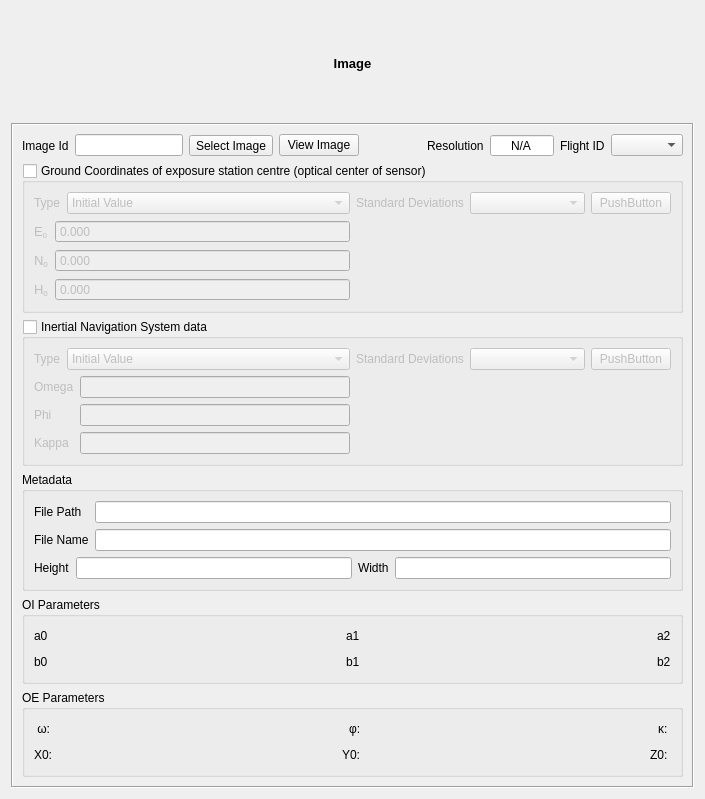
<?xml version="1.0" encoding="UTF-8"?>
<ui version="4.0">
 <class>ImageView</class>
 <widget class="QWidget" name="ImageView">
  <property name="geometry">
   <rect>
    <x>0</x>
    <y>0</y>
    <width>705</width>
    <height>799</height>
   </rect>
  </property>
  <property name="windowTitle">
   <string>Form</string>
  </property>
  <layout class="QVBoxLayout" name="verticalLayout_16">
   <item>
    <widget class="QLabel" name="label_8">
     <property name="text">
      <string>&lt;!DOCTYPE HTML PUBLIC &quot;-//W3C//DTD HTML 4.0//EN&quot; &quot;http://www.w3.org/TR/REC-html40/strict.dtd&quot;&gt;
&lt;html&gt;&lt;head&gt;&lt;meta name=&quot;qrichtext&quot; content=&quot;1&quot; /&gt;&lt;style type=&quot;text/css&quot;&gt;
p, li { white-space: pre-wrap; }
&lt;/style&gt;&lt;/head&gt;&lt;body style=&quot; font-family:'Sans'; font-size:10pt; font-weight:400; font-style:normal;&quot;&gt;
&lt;p style=&quot; margin-top:0px; margin-bottom:0px; margin-left:0px; margin-right:0px; -qt-block-indent:0; text-indent:0px;&quot;&gt;&lt;span style=&quot; font-weight:600;&quot;&gt;Image&lt;/span&gt;&lt;/p&gt;&lt;/body&gt;&lt;/html&gt;</string>
     </property>
     <property name="alignment">
      <set>Qt::AlignCenter</set>
     </property>
    </widget>
   </item>
   <item>
    <widget class="QFrame" name="frame">
     <property name="frameShape">
      <enum>QFrame::Box</enum>
     </property>
     <property name="frameShadow">
      <enum>QFrame::Sunken</enum>
     </property>
     <layout class="QVBoxLayout" name="verticalLayout_15">
      <item>
       <layout class="QHBoxLayout" name="horizontalLayout_10">
        <item>
         <widget class="QLabel" name="label">
          <property name="text">
           <string>Image Id</string>
          </property>
         </widget>
        </item>
        <item>
         <widget class="QLineEdit" name="imageIDLine"/>
        </item>
        <item>
         <widget class="QToolButton" name="fileImageButton">
          <property name="text">
           <string>Select Image</string>
          </property>
         </widget>
        </item>
        <item>
         <widget class="QPushButton" name="viewButton">
          <property name="text">
           <string>View Image</string>
          </property>
         </widget>
        </item>
        <item>
         <spacer name="horizontalSpacer">
          <property name="orientation">
           <enum>Qt::Horizontal</enum>
          </property>
          <property name="sizeHint" stdset="0">
           <size>
            <width>40</width>
            <height>20</height>
           </size>
          </property>
         </spacer>
        </item>
        <item>
         <widget class="QLabel" name="label_7">
          <property name="text">
           <string>Resolution</string>
          </property>
         </widget>
        </item>
        <item>
         <widget class="QSpinBox" name="resolutionSpin">
          <property name="autoFillBackground">
           <bool>false</bool>
          </property>
          <property name="alignment">
           <set>Qt::AlignCenter</set>
          </property>
          <property name="buttonSymbols">
           <enum>QAbstractSpinBox::NoButtons</enum>
          </property>
          <property name="specialValueText">
           <string>N/A</string>
          </property>
          <property name="accelerated">
           <bool>true</bool>
          </property>
          <property name="suffix">
           <string> dpi</string>
          </property>
          <property name="minimum">
           <number>0</number>
          </property>
          <property name="maximum">
           <number>10000</number>
          </property>
          <property name="value">
           <number>0</number>
          </property>
         </widget>
        </item>
        <item>
         <widget class="QLabel" name="label_6">
          <property name="text">
           <string>Flight ID</string>
          </property>
         </widget>
        </item>
        <item>
         <widget class="QComboBox" name="flightIdComboBox"/>
        </item>
       </layout>
      </item>
      <item>
       <widget class="QGroupBox" name="gnssGroup">
        <property name="minimumSize">
         <size>
          <width>0</width>
          <height>100</height>
         </size>
        </property>
        <property name="title">
         <string>Ground Coordinates of exposure station centre (optical center of sensor)</string>
        </property>
        <property name="checkable">
         <bool>true</bool>
        </property>
        <property name="checked">
         <bool>false</bool>
        </property>
        <layout class="QHBoxLayout" name="horizontalLayout_6" stretch="1,1">
         <item>
          <layout class="QVBoxLayout" name="verticalLayout_8">
           <item>
            <layout class="QHBoxLayout" name="horizontalLayout_11" stretch="0,1">
             <item>
              <widget class="QLabel" name="label_11">
               <property name="text">
                <string>Type</string>
               </property>
              </widget>
             </item>
             <item>
              <widget class="QComboBox" name="gnssTypeComboBox">
               <item>
                <property name="text">
                 <string>Initial Value</string>
                </property>
               </item>
               <item>
                <property name="text">
                 <string>Fixed Value</string>
                </property>
               </item>
               <item>
                <property name="text">
                 <string>Not Considered</string>
                </property>
               </item>
              </widget>
             </item>
            </layout>
           </item>
           <item>
            <layout class="QHBoxLayout" name="horizontalLayout_5" stretch="0,1">
             <item>
              <layout class="QVBoxLayout" name="verticalLayout_6">
               <item>
                <widget class="QLabel" name="label_17">
                 <property name="text">
                  <string>&lt;!DOCTYPE HTML PUBLIC &quot;-//W3C//DTD HTML 4.0//EN&quot; &quot;http://www.w3.org/TR/REC-html40/strict.dtd&quot;&gt;
&lt;html&gt;&lt;head&gt;&lt;meta name=&quot;qrichtext&quot; content=&quot;1&quot; /&gt;&lt;style type=&quot;text/css&quot;&gt;
p, li { white-space: pre-wrap; }
&lt;/style&gt;&lt;/head&gt;&lt;body style=&quot; font-family:'Sans'; font-size:10pt; font-weight:400; font-style:normal;&quot;&gt;
&lt;table style=&quot;-qt-table-type: root; margin-top:4px; margin-bottom:4px; margin-left:4px; margin-right:4px;&quot;&gt;
&lt;tr&gt;
&lt;td style=&quot;border: none;&quot;&gt;
&lt;p style=&quot; margin-top:0px; margin-bottom:0px; margin-left:0px; margin-right:0px; -qt-block-indent:0; text-indent:0px;&quot;&gt;E&lt;span style=&quot; vertical-align:sub;&quot;&gt;0&lt;/span&gt;&lt;/p&gt;&lt;/td&gt;&lt;/tr&gt;&lt;/table&gt;&lt;/body&gt;&lt;/html&gt;</string>
                 </property>
                </widget>
               </item>
               <item>
                <widget class="QLabel" name="label_18">
                 <property name="text">
                  <string>&lt;!DOCTYPE HTML PUBLIC &quot;-//W3C//DTD HTML 4.0//EN&quot; &quot;http://www.w3.org/TR/REC-html40/strict.dtd&quot;&gt;
&lt;html&gt;&lt;head&gt;&lt;meta name=&quot;qrichtext&quot; content=&quot;1&quot; /&gt;&lt;style type=&quot;text/css&quot;&gt;
p, li { white-space: pre-wrap; }
&lt;/style&gt;&lt;/head&gt;&lt;body style=&quot; font-family:'Sans'; font-size:10pt; font-weight:400; font-style:normal;&quot;&gt;
&lt;table style=&quot;-qt-table-type: root; margin-top:4px; margin-bottom:4px; margin-left:4px; margin-right:4px;&quot;&gt;
&lt;tr&gt;
&lt;td style=&quot;border: none;&quot;&gt;
&lt;p style=&quot; margin-top:0px; margin-bottom:0px; margin-left:0px; margin-right:0px; -qt-block-indent:0; text-indent:0px;&quot;&gt;N&lt;span style=&quot; vertical-align:sub;&quot;&gt;0&lt;/span&gt;&lt;/p&gt;&lt;/td&gt;&lt;/tr&gt;&lt;/table&gt;&lt;/body&gt;&lt;/html&gt;</string>
                 </property>
                </widget>
               </item>
               <item>
                <widget class="QLabel" name="label_19">
                 <property name="text">
                  <string>&lt;!DOCTYPE HTML PUBLIC &quot;-//W3C//DTD HTML 4.0//EN&quot; &quot;http://www.w3.org/TR/REC-html40/strict.dtd&quot;&gt;
&lt;html&gt;&lt;head&gt;&lt;meta name=&quot;qrichtext&quot; content=&quot;1&quot; /&gt;&lt;style type=&quot;text/css&quot;&gt;
p, li { white-space: pre-wrap; }
&lt;/style&gt;&lt;/head&gt;&lt;body style=&quot; font-family:'Sans'; font-size:10pt; font-weight:400; font-style:normal;&quot;&gt;
&lt;table style=&quot;-qt-table-type: root; margin-top:4px; margin-bottom:4px; margin-left:4px; margin-right:4px;&quot;&gt;
&lt;tr&gt;
&lt;td style=&quot;border: none;&quot;&gt;
&lt;p style=&quot; margin-top:0px; margin-bottom:0px; margin-left:0px; margin-right:0px; -qt-block-indent:0; text-indent:0px;&quot;&gt;H&lt;span style=&quot; vertical-align:sub;&quot;&gt;0&lt;/span&gt;&lt;/p&gt;&lt;/td&gt;&lt;/tr&gt;&lt;/table&gt;&lt;/body&gt;&lt;/html&gt;</string>
                 </property>
                </widget>
               </item>
              </layout>
             </item>
             <item>
              <layout class="QVBoxLayout" name="verticalLayout_7">
               <item>
                <widget class="br::uerj::eng::efoto::EfotoDoubleSpinBox" name="eDoubleSpinBox_2">
                 <property name="buttonSymbols">
                  <enum>QAbstractSpinBox::NoButtons</enum>
                 </property>
                 <property name="accelerated">
                  <bool>true</bool>
                 </property>
                 <property name="decimals">
                  <number>3</number>
                 </property>
                 <property name="minimum">
                  <double>0.000000000000000</double>
                 </property>
                 <property name="maximum">
                  <double>999999.000000000000000</double>
                 </property>
                 <property name="value">
                  <double>0.000000000000000</double>
                 </property>
                </widget>
               </item>
               <item>
                <widget class="br::uerj::eng::efoto::EfotoDoubleSpinBox" name="nDoubleSpinBox_2">
                 <property name="buttonSymbols">
                  <enum>QAbstractSpinBox::NoButtons</enum>
                 </property>
                 <property name="accelerated">
                  <bool>true</bool>
                 </property>
                 <property name="decimals">
                  <number>3</number>
                 </property>
                 <property name="minimum">
                  <double>0.000000000000000</double>
                 </property>
                 <property name="maximum">
                  <double>9999999.000000000000000</double>
                 </property>
                </widget>
               </item>
               <item>
                <widget class="br::uerj::eng::efoto::EfotoDoubleSpinBox" name="hDoubleSpinBox_2">
                 <property name="buttonSymbols">
                  <enum>QAbstractSpinBox::NoButtons</enum>
                 </property>
                 <property name="accelerated">
                  <bool>true</bool>
                 </property>
                 <property name="decimals">
                  <number>3</number>
                 </property>
                 <property name="minimum">
                  <double>-999.000000000000000</double>
                 </property>
                 <property name="maximum">
                  <double>9999.000000000000000</double>
                 </property>
                </widget>
               </item>
              </layout>
             </item>
            </layout>
           </item>
          </layout>
         </item>
         <item>
          <layout class="QVBoxLayout" name="verticalLayout_9">
           <item>
            <layout class="QHBoxLayout" name="horizontalLayout_8" stretch="0,1,0">
             <item>
              <widget class="QLabel" name="label_9">
               <property name="text">
                <string>Standard Deviations</string>
               </property>
              </widget>
             </item>
             <item>
              <widget class="br::uerj::eng::efoto::SigmaFormTypeSelector" name="gnssSigmaSelector"/>
             </item>
             <item>
              <widget class="br::uerj::eng::efoto::SigmaFormDialogButton" name="gnssSigmaDialogButton">
               <property name="text">
                <string>PushButton</string>
               </property>
              </widget>
             </item>
            </layout>
           </item>
           <item>
            <widget class="br::uerj::eng::efoto::SigmaFormContent" name="gnssSigmaContent">
             <property name="frameShape">
              <enum>QFrame::NoFrame</enum>
             </property>
             <property name="frameShadow">
              <enum>QFrame::Raised</enum>
             </property>
             <property name="lineWidth">
              <number>0</number>
             </property>
            </widget>
           </item>
          </layout>
         </item>
        </layout>
       </widget>
      </item>
      <item>
       <widget class="QGroupBox" name="insGroup">
        <property name="minimumSize">
         <size>
          <width>0</width>
          <height>100</height>
         </size>
        </property>
        <property name="title">
         <string>Inertial Navigation System data</string>
        </property>
        <property name="checkable">
         <bool>true</bool>
        </property>
        <property name="checked">
         <bool>false</bool>
        </property>
        <layout class="QHBoxLayout" name="horizontalLayout_9" stretch="1,1">
         <item>
          <layout class="QVBoxLayout" name="verticalLayout_3">
           <item>
            <layout class="QHBoxLayout" name="horizontalLayout_12" stretch="0,1">
             <item>
              <widget class="QLabel" name="label_12">
               <property name="text">
                <string>Type</string>
               </property>
              </widget>
             </item>
             <item>
              <widget class="QComboBox" name="insTypeComboBox">
               <item>
                <property name="text">
                 <string>Initial Value</string>
                </property>
               </item>
               <item>
                <property name="text">
                 <string>Fixed Value</string>
                </property>
               </item>
               <item>
                <property name="text">
                 <string>Not Considered</string>
                </property>
               </item>
              </widget>
             </item>
            </layout>
           </item>
           <item>
            <layout class="QHBoxLayout" name="horizontalLayout" stretch="0,1">
             <item>
              <layout class="QVBoxLayout" name="verticalLayout_2">
               <item>
                <widget class="QLabel" name="label_20">
                 <property name="text">
                  <string>Omega</string>
                 </property>
                </widget>
               </item>
               <item>
                <widget class="QLabel" name="label_21">
                 <property name="text">
                  <string>Phi</string>
                 </property>
                </widget>
               </item>
               <item>
                <widget class="QLabel" name="label_22">
                 <property name="text">
                  <string>Kappa</string>
                 </property>
                </widget>
               </item>
              </layout>
             </item>
             <item>
              <layout class="QVBoxLayout" name="verticalLayout_5">
               <item>
                <widget class="br::uerj::eng::efoto::DmsEdit" name="omegaDmsEdit"/>
               </item>
               <item>
                <widget class="br::uerj::eng::efoto::DmsEdit" name="phiDmsEdit"/>
               </item>
               <item>
                <widget class="br::uerj::eng::efoto::DmsEdit" name="kappaDmsEdit"/>
               </item>
              </layout>
             </item>
            </layout>
           </item>
          </layout>
         </item>
         <item>
          <layout class="QVBoxLayout" name="verticalLayout_4">
           <item>
            <layout class="QHBoxLayout" name="horizontalLayout_7" stretch="0,1,0">
             <item>
              <widget class="QLabel" name="label_10">
               <property name="text">
                <string>Standard Deviations</string>
               </property>
              </widget>
             </item>
             <item>
              <widget class="br::uerj::eng::efoto::SigmaFormTypeSelector" name="insSigmaSelector"/>
             </item>
             <item>
              <widget class="br::uerj::eng::efoto::SigmaFormDialogButton" name="insSigmaDialogButton">
               <property name="text">
                <string>PushButton</string>
               </property>
              </widget>
             </item>
            </layout>
           </item>
           <item>
            <widget class="br::uerj::eng::efoto::SigmaFormContent" name="insSigmaContent">
             <property name="frameShape">
              <enum>QFrame::NoFrame</enum>
             </property>
             <property name="frameShadow">
              <enum>QFrame::Raised</enum>
             </property>
             <property name="lineWidth">
              <number>0</number>
             </property>
            </widget>
           </item>
          </layout>
         </item>
        </layout>
       </widget>
      </item>
      <item>
       <widget class="QGroupBox" name="metadataGroup">
        <property name="title">
         <string>Metadata</string>
        </property>
        <layout class="QVBoxLayout" name="verticalLayout_14">
         <item>
          <layout class="QHBoxLayout" name="horizontalLayout_3" stretch="0,1">
           <item>
            <layout class="QVBoxLayout" name="verticalLayout_10">
             <item>
              <widget class="QLabel" name="label_5">
               <property name="text">
                <string>File Path</string>
               </property>
              </widget>
             </item>
             <item>
              <widget class="QLabel" name="label_4">
               <property name="text">
                <string>File Name</string>
               </property>
              </widget>
             </item>
            </layout>
           </item>
           <item>
            <layout class="QVBoxLayout" name="verticalLayout_11">
             <item>
              <widget class="QLineEdit" name="filePathLine">
               <property name="enabled">
                <bool>true</bool>
               </property>
               <property name="readOnly">
                <bool>true</bool>
               </property>
              </widget>
             </item>
             <item>
              <widget class="QLineEdit" name="fileNameLine">
               <property name="enabled">
                <bool>true</bool>
               </property>
               <property name="readOnly">
                <bool>true</bool>
               </property>
              </widget>
             </item>
            </layout>
           </item>
          </layout>
         </item>
         <item>
          <layout class="QHBoxLayout" name="horizontalLayout_2">
           <item>
            <widget class="QLabel" name="label_3">
             <property name="text">
              <string>Height</string>
             </property>
            </widget>
           </item>
           <item>
            <widget class="QLineEdit" name="heightLine">
             <property name="toolTip">
              <string extracomment="Height in pixels"/>
             </property>
             <property name="readOnly">
              <bool>true</bool>
             </property>
            </widget>
           </item>
           <item>
            <widget class="QLabel" name="label_2">
             <property name="text">
              <string>Width</string>
             </property>
            </widget>
           </item>
           <item>
            <widget class="QLineEdit" name="widthLine">
             <property name="toolTip">
              <string extracomment="Width in pixels"/>
             </property>
             <property name="inputMask">
              <string/>
             </property>
             <property name="readOnly">
              <bool>true</bool>
             </property>
            </widget>
           </item>
          </layout>
         </item>
        </layout>
       </widget>
      </item>
      <item>
       <widget class="QGroupBox" name="groupBox">
        <property name="title">
         <string>OI Parameters</string>
        </property>
        <layout class="QVBoxLayout" name="verticalLayout_12">
         <item>
          <layout class="QVBoxLayout" name="verticalLayout">
           <item>
            <layout class="QHBoxLayout" name="horizontalLayout_4">
             <item>
              <widget class="QLabel" name="a0Label">
               <property name="text">
                <string>a0</string>
               </property>
              </widget>
             </item>
             <item>
              <spacer name="horizontalSpacer_2">
               <property name="orientation">
                <enum>Qt::Horizontal</enum>
               </property>
               <property name="sizeHint" stdset="0">
                <size>
                 <width>40</width>
                 <height>20</height>
                </size>
               </property>
              </spacer>
             </item>
             <item>
              <widget class="QLabel" name="a1Label">
               <property name="text">
                <string>a1</string>
               </property>
              </widget>
             </item>
             <item>
              <spacer name="horizontalSpacer_3">
               <property name="orientation">
                <enum>Qt::Horizontal</enum>
               </property>
               <property name="sizeHint" stdset="0">
                <size>
                 <width>40</width>
                 <height>20</height>
                </size>
               </property>
              </spacer>
             </item>
             <item>
              <widget class="QLabel" name="a2Label">
               <property name="text">
                <string>a2</string>
               </property>
              </widget>
             </item>
            </layout>
           </item>
           <item>
            <layout class="QHBoxLayout" name="horizontalLayout_13">
             <item>
              <widget class="QLabel" name="b0Label">
               <property name="text">
                <string>b0</string>
               </property>
              </widget>
             </item>
             <item>
              <spacer name="horizontalSpacer_4">
               <property name="orientation">
                <enum>Qt::Horizontal</enum>
               </property>
               <property name="sizeHint" stdset="0">
                <size>
                 <width>40</width>
                 <height>20</height>
                </size>
               </property>
              </spacer>
             </item>
             <item>
              <widget class="QLabel" name="b1Label">
               <property name="text">
                <string>b1</string>
               </property>
              </widget>
             </item>
             <item>
              <spacer name="horizontalSpacer_5">
               <property name="orientation">
                <enum>Qt::Horizontal</enum>
               </property>
               <property name="sizeHint" stdset="0">
                <size>
                 <width>40</width>
                 <height>20</height>
                </size>
               </property>
              </spacer>
             </item>
             <item>
              <widget class="QLabel" name="b2Label">
               <property name="text">
                <string>b2</string>
               </property>
              </widget>
             </item>
            </layout>
           </item>
          </layout>
         </item>
        </layout>
       </widget>
      </item>
      <item>
       <widget class="QGroupBox" name="groupBox_2">
        <property name="title">
         <string>OE Parameters</string>
        </property>
        <layout class="QHBoxLayout" name="horizontalLayout_16">
         <item>
          <layout class="QVBoxLayout" name="verticalLayout_13">
           <item>
            <layout class="QHBoxLayout" name="horizontalLayout_15">
             <item>
              <widget class="QLabel" name="omegaLabel">
               <property name="text">
                <string> ω: </string>
               </property>
              </widget>
             </item>
             <item>
              <spacer name="horizontalSpacer_9">
               <property name="orientation">
                <enum>Qt::Horizontal</enum>
               </property>
               <property name="sizeHint" stdset="0">
                <size>
                 <width>40</width>
                 <height>20</height>
                </size>
               </property>
              </spacer>
             </item>
             <item>
              <widget class="QLabel" name="phiLabel">
               <property name="text">
                <string>φ: </string>
               </property>
              </widget>
             </item>
             <item>
              <spacer name="horizontalSpacer_10">
               <property name="orientation">
                <enum>Qt::Horizontal</enum>
               </property>
               <property name="sizeHint" stdset="0">
                <size>
                 <width>40</width>
                 <height>20</height>
                </size>
               </property>
              </spacer>
             </item>
             <item>
              <widget class="QLabel" name="kappaLabel">
               <property name="text">
                <string>κ: </string>
               </property>
              </widget>
             </item>
            </layout>
           </item>
           <item>
            <layout class="QHBoxLayout" name="horizontalLayout_14">
             <item>
              <widget class="QLabel" name="x0Label">
               <property name="text">
                <string>X0: </string>
               </property>
              </widget>
             </item>
             <item>
              <spacer name="horizontalSpacer_6">
               <property name="orientation">
                <enum>Qt::Horizontal</enum>
               </property>
               <property name="sizeHint" stdset="0">
                <size>
                 <width>40</width>
                 <height>20</height>
                </size>
               </property>
              </spacer>
             </item>
             <item>
              <widget class="QLabel" name="y0Label">
               <property name="text">
                <string>Y0: </string>
               </property>
              </widget>
             </item>
             <item>
              <spacer name="horizontalSpacer_7">
               <property name="orientation">
                <enum>Qt::Horizontal</enum>
               </property>
               <property name="sizeHint" stdset="0">
                <size>
                 <width>40</width>
                 <height>20</height>
                </size>
               </property>
              </spacer>
             </item>
             <item>
              <widget class="QLabel" name="z0Label">
               <property name="text">
                <string>Z0: </string>
               </property>
              </widget>
             </item>
            </layout>
           </item>
          </layout>
         </item>
        </layout>
       </widget>
      </item>
     </layout>
    </widget>
   </item>
  </layout>
 </widget>
 <customwidgets>
  <customwidget>
   <class>br::uerj::eng::efoto::SigmaFormTypeSelector</class>
   <extends>QComboBox</extends>
   <header>SigmaForm.h</header>
  </customwidget>
  <customwidget>
   <class>br::uerj::eng::efoto::SigmaFormContent</class>
   <extends>QFrame</extends>
   <header>SigmaForm.h</header>
   <container>1</container>
  </customwidget>
  <customwidget>
   <class>br::uerj::eng::efoto::EfotoDoubleSpinBox</class>
   <extends>QDoubleSpinBox</extends>
   <header>EfotoDoubleSpinBox.h</header>
  </customwidget>
  <customwidget>
   <class>br::uerj::eng::efoto::SigmaFormDialogButton</class>
   <extends>QPushButton</extends>
   <header>SigmaForm.h</header>
  </customwidget>
  <customwidget>
   <class>br::uerj::eng::efoto::DmsEdit</class>
   <extends>QLineEdit</extends>
   <header>DmsEdit.h</header>
  </customwidget>
 </customwidgets>
 <resources/>
 <connections/>
 <slots>
  <slot>loadImageFile()</slot>
 </slots>
</ui>
